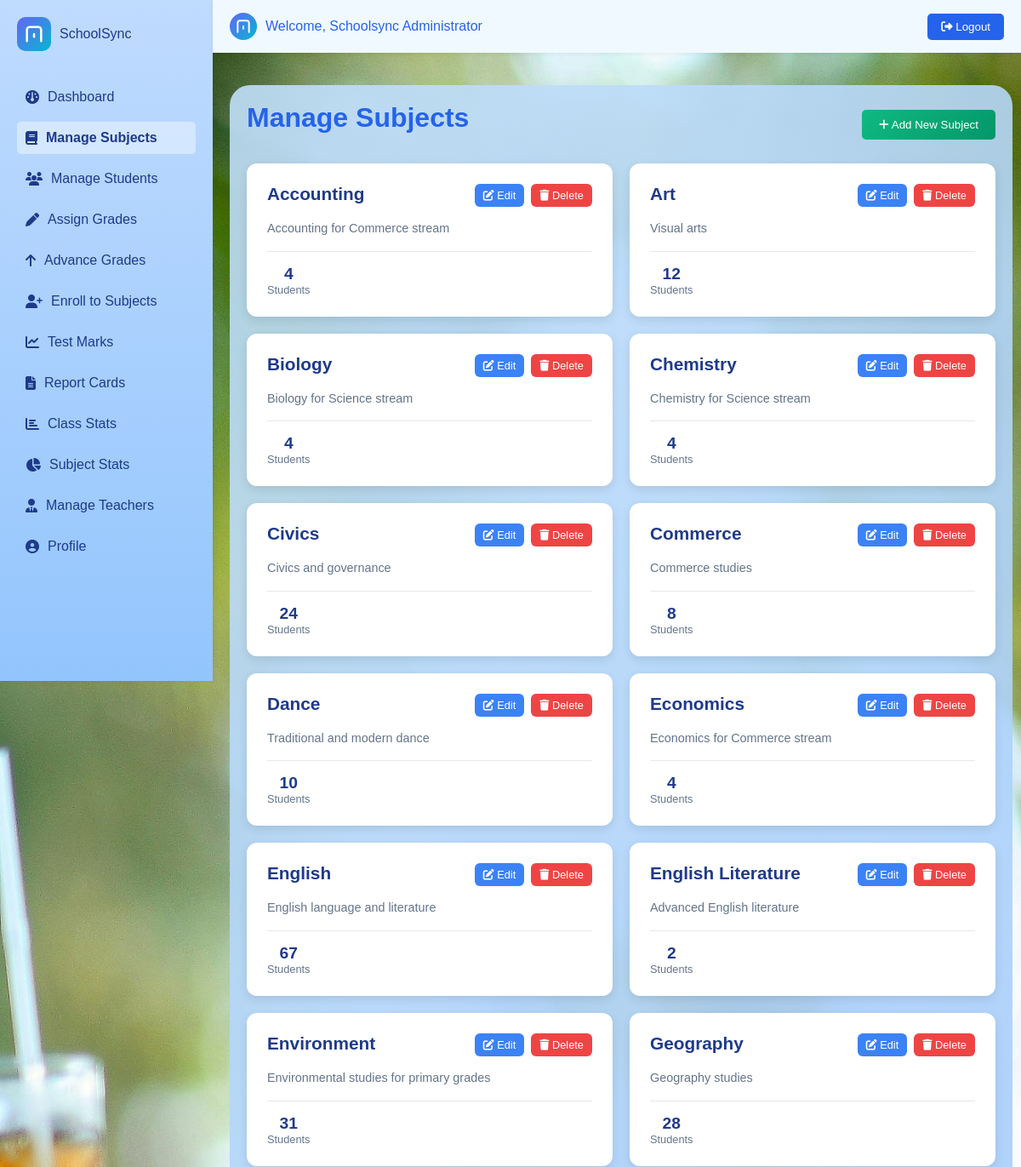
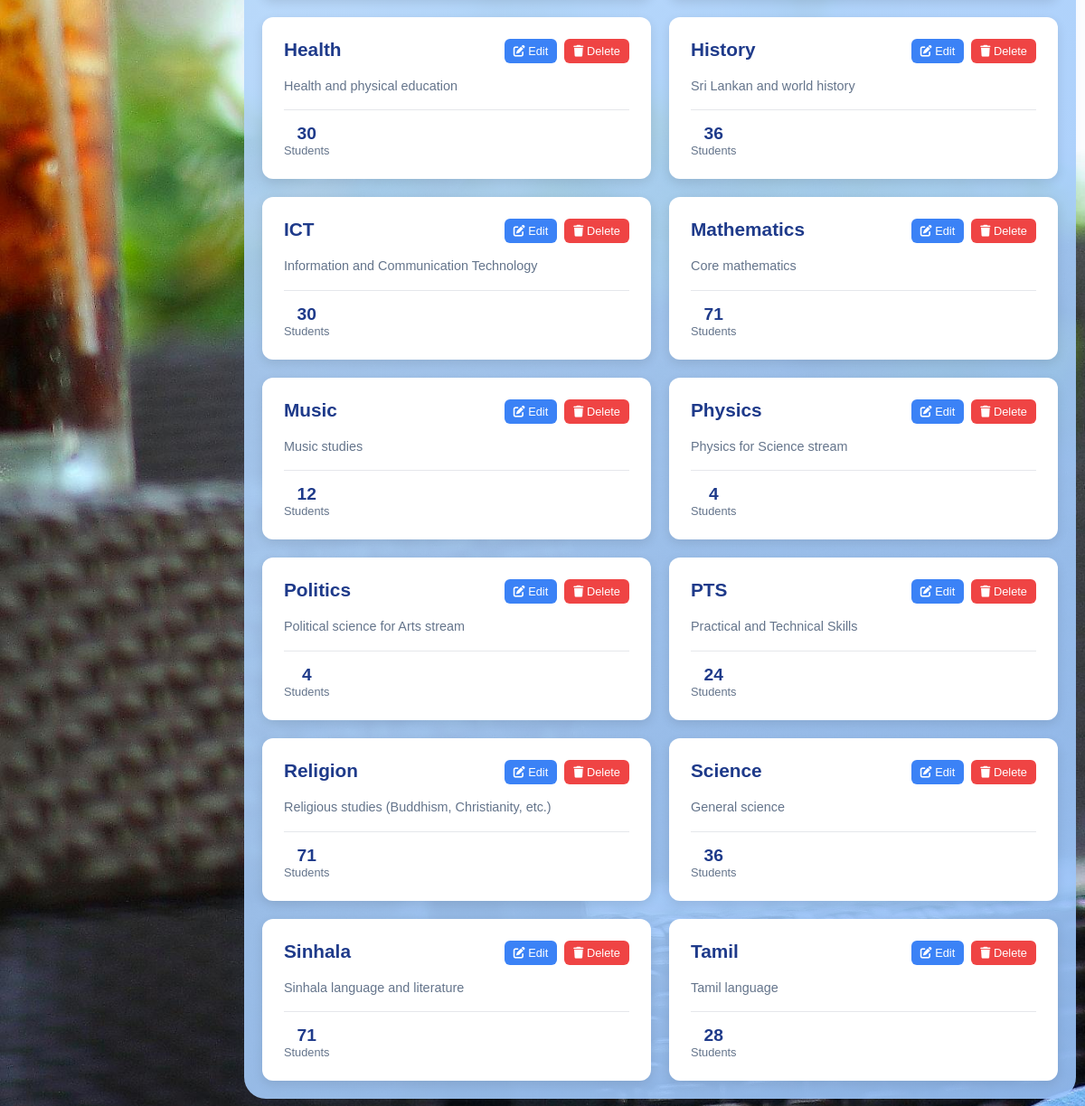
The page /php/subject_manage.php (signed in) on the database its author committed (2 pictures, top to bottom).
### tables this page shows
CREATE TABLE `subjects` (
  `id` int(11) NOT NULL,
  `name` varchar(100) NOT NULL,
  `description` text DEFAULT NULL,
  `status` enum('active','inactive') NOT NULL DEFAULT 'active'
);

### php/subject_manage.php (the view, shortened to what this page needs)
<?php
include 'config.php';
$sql_subjects = "SELECT * FROM subjects ORDER BY name";
$result_subjects = $conn->query($sql_subjects);
?>
<!DOCTYPE html>
<html lang="en">
<head>
    <link rel="stylesheet" href="../css/styles.css">
    <link rel="stylesheet" href="https://cdnjs.cloudflare.com/ajax/libs/font-awesome/6.4.2/css/all.min.css">
</head>
<body>
    <?php include 'navbar.php'; ?>
    <div class="container">
        <div class="header-container">
            <h1>Manage Subjects</h1>
            <button onclick="openAddModal()" style="background: linear-gradient(135deg, #10b981, #059669);">
                <i class="fa-solid fa-plus"></i> Add New Subject
            </button>
        </div>
        <div class="subject-grid">
            <?php if ($result_subjects->num_rows > 0): ?>
                <?php while($row = $result_subjects->fetch_assoc()): ?>
                    <div class="subject-card">
                        <div class="subject-header">
                            <h3 class="subject-title"><?php echo htmlspecialchars($row['name']); ?></h3>
                            <div class="subject-actions">
                                <button class="btn-edit" onclick="openEditModal(<?php echo $row['id']; ?>, '<?php echo htmlspecialchars($row['name']); ?>', '<?php echo htmlspecialchars(isset($row['description']) ? $row['description'] : ''); ?>')">
                                    <i class="fa-solid fa-edit"></i> Edit
                                </button>
                                <button class="btn-delete" onclick="deleteSubject(<?php echo $row['id']; ?>)">
                                    <i class="fa-solid fa-trash"></i> Delete
                                </button>
                            </div>
                        </div>
                        <div class="subject-description">
                            <?php echo htmlspecialchars(isset($row['description']) ? $row['description'] : 'No description available'); ?>
                        </div>
                        <div class="subject-stats">
                            <div class="stat-item">
                                <div class="stat-value"><?php
                                    $sql_count = "SELECT COUNT(*) as count FROM enrollments WHERE subject_id = ?";
                                    $stmt = $conn->prepare($sql_count);
                                    $stmt->bind_param("i", $row['id']);
                                    $stmt->execute();
                                    $count_result = $stmt->get_result()->fetch_assoc();
                                    echo $count_result['count'];
                                ?></div>
                                <div class="stat-label">Students</div>
                            </div>
                        </div>
                    </div>
                <?php endwhile; ?>
            <?php endif; ?>
        </div>
    </div>
</body>
</html>

### css/styles.css (style rules this page uses)
* { margin: 0; padding: 0; box-sizing: border-box; font-family: 'Poppins', sans-serif; }
body { background: linear-gradient(135deg, #6366f1 0%, #8b5cf6 100%); background-image: url('../images/bg.jpg'); background-size: cover; background-blend-mode: overlay; }
.container { background: linear-gradient(135deg, rgba(193, 223, 249, 0.9) 0%, rgba(153, 196, 252, 0.9) 100%); width: calc(100% - 280px); max-width: 100%; min-height: 80vh; border-radius: 24px; box-shadow: 0 8px 32px rgba(59,130,246,0.08); margin: 100px auto 50px 270px; padding: 20px; flex-grow: 1; transition: margin-left 0.3s ease, width 0.3s ease; }
h1, h2, h3 { color: #2563eb; margin-bottom: 15px; }
.header-container { display: flex; justify-content: space-between; align-items: center; margin-bottom: 20px; width: 100%; }
button { background: linear-gradient(to right, #3b82f6, #2563eb); color: white; border: none; padding: 10px 20px; border-radius: 5px; cursor: pointer; transition: opacity 0.3s, transform 0.2s; }

### php/subject_manage.php (style rules this page uses)
.subject-grid { display: grid; grid-template-columns: repeat(auto-fill, minmax(300px, 1fr)); gap: 20px; margin-top: 20px; }
.subject-card { background: white; border-radius: 12px; padding: 24px; box-shadow: 0 4px 12px rgba(0,0,0,0.1); transition: transform 0.3s ease; position: relative; }
.subject-header { display: flex; justify-content: space-between; align-items: flex-start; margin-bottom: 15px; }
.subject-title { margin: 0; color: #1e3a8a; font-size: 1.3rem; }
.subject-actions { display: flex; gap: 8px; }
.btn-edit, .btn-delete { padding: 6px 10px; border: none; border-radius: 6px; cursor: pointer; font-size: 0.8rem; transition: all 0.3s ease; }
.btn-edit { background: #3b82f6; color: white; }
.btn-delete { background: #ef4444; color: white; }
.subject-description { color: #64748b; font-size: 0.9rem; line-height: 1.5; margin-bottom: 15px; }
.subject-stats { display: flex; justify-content: space-between; align-items: center; padding-top: 15px; border-top: 1px solid #e5e7eb; }
.stat-item { text-align: center; }
.stat-value { font-size: 1.2rem; font-weight: 600; color: #1e3a8a; }
.stat-label { font-size: 0.8rem; color: #64748b; }

### rows shown on the page
subjects: name "Accounting", description "Accounting for Commerce stream", count "4"
subjects: name "Art", description "Visual arts", count "12"
subjects: name "Biology", description "Biology for Science stream", count "4"
subjects: name "Chemistry", description "Chemistry for Science stream", count "4"
subjects: name "Civics", description "Civics and governance", count "24"
subjects: name "Commerce", description "Commerce studies", count "8"
subjects: name "Dance", description "Traditional and modern dance", count "10"
subjects: name "Economics", description "Economics for Commerce stream", count "4"
subjects: name "English", description "English language and literature", count "67"
subjects: name "English Literature", description "Advanced English literature", count "2"
subjects: name "Environment", description "Environmental studies for primary grades", count "31"
subjects: name "Geography", description "Geography studies", count "28"
subjects: name "Health", description "Health and physical education", count "30"
subjects: name "History", description "Sri Lankan and world history", count "36"
subjects: name "ICT", description "Information and Communication Technology", count "30"
subjects: name "Mathematics", description "Core mathematics", count "71"
subjects: name "Music", description "Music studies", count "12"
subjects: name "Physics", description "Physics for Science stream", count "4"
subjects: name "Politics", description "Political science for Arts stream", count "4"
subjects: name "PTS", description "Practical and Technical Skills", count "24"
subjects: name "Religion", description "Religious studies (Buddhism, Christianity, etc.)", count "71"
subjects: name "Science", description "General science", count "36"
subjects: name "Sinhala", description "Sinhala language and literature", count "71"
subjects: name "Tamil", description "Tamil language", count "28"

### other values the page prints
$_SESSION['full_name'] "Schoolsync Administrator"
